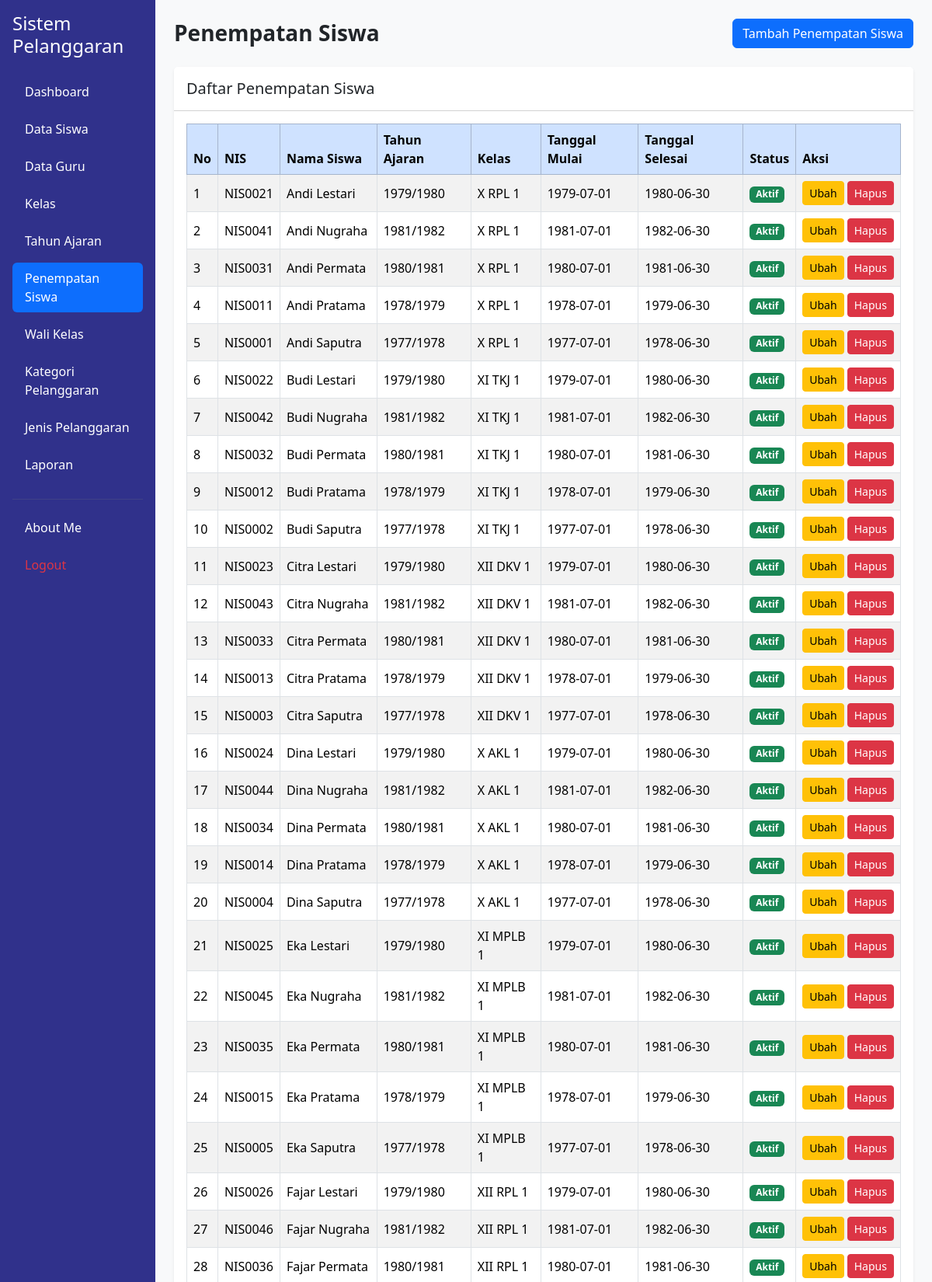
The app's page /penempatan_siswa.php (signed in, upper part) with its own data.
### tables this page shows
CREATE TABLE `t_kelas_siswa` (
  `id` int(11) NOT NULL,
  `siswa_id` int(11) NOT NULL,
  `tahun_ajaran_id` int(11) NOT NULL,
  `kelas_id` int(11) NOT NULL,
  `tanggal_mulai` date NOT NULL,
  `tanggal_selesai` date NOT NULL,
  `status_aktif` tinyint(1) NOT NULL,
  `created_at` timestamp NOT NULL DEFAULT current_timestamp(),
  `updated_at` timestamp NOT NULL DEFAULT current_timestamp()
);

CREATE TABLE `t_siswa` (
  `id` int(11) NOT NULL,
  `nis` varchar(30) NOT NULL,
  `nisn` varchar(20) NOT NULL,
  `nama` varchar(150) NOT NULL,
  `jenis_kelamin` char(1) NOT NULL,
  `tanggal_lahir` date NOT NULL,
  `alamat` text NOT NULL,
  `status_aktif` tinyint(1) NOT NULL,
  `created_at` timestamp NOT NULL DEFAULT current_timestamp(),
  `updated_at` timestamp NOT NULL DEFAULT current_timestamp()
);

CREATE TABLE `t_tahun_ajaran` (
  `id` int(11) NOT NULL,
  `nama` varchar(20) NOT NULL,
  `tanggal_mulai` date NOT NULL,
  `tanggal_selesai` date NOT NULL,
  `status_aktif` tinyint(1) NOT NULL,
  `created_at` timestamp NOT NULL DEFAULT current_timestamp(),
  `updated_at` timestamp NOT NULL DEFAULT current_timestamp()
);

CREATE TABLE `t_kelas` (
  `id` int(11) NOT NULL,
  `nama` varchar(100) NOT NULL,
  `tingkat` varchar(20) NOT NULL,
  `jurusan` varchar(100) NOT NULL,
  `status_aktif` tinyint(1) NOT NULL,
  `created_at` timestamp NOT NULL DEFAULT current_timestamp(),
  `updated_at` timestamp NOT NULL DEFAULT current_timestamp()
);

### penempatan_siswa.php (the view, shortened to what this page needs)
<?php
include "config/koneksi.php";
$role = $_SESSION['role'] ?? '';
$data_edit = null;
?>
<!DOCTYPE html>
<html lang="id">
<head>
    <link
        href="https://cdn.jsdelivr.net/npm/bootstrap@5.3.8/dist/css/bootstrap.min.css"
        rel="stylesheet"
    >
</head>
<body class="bg-light">
<div class="container-fluid">
    <div class="row min-vh-100">
        <div
            class="col-md-3 col-lg-2 min-vh-100 p-3"
            style="background-color: #30318B;"
        >
            <h4 class="text-white mb-4">
                Sistem Pelanggaran
            </h4>
            <ul class="nav nav-pills flex-column">
                <li class="nav-item mb-2">
                    <a href="dashboard.php" class="nav-link text-white">
                        Dashboard
                    </a>
                </li>
                <?php if ($role == 'admin') { ?>
                    <li class="nav-item mb-2">
                        <a href="data_siswa.php" class="nav-link text-white">
                            Data Siswa
                        </a>
                    </li>
                    <li class="nav-item mb-2">
                        <a href="data_guru.php" class="nav-link text-white">
                            Data Guru
                        </a>
                    </li>
                    <li class="nav-item mb-2">
                        <a href="data_kelas.php" class="nav-link text-white">
                            Kelas
                        </a>
                    </li>
                    <li class="nav-item mb-2">
                        <a href="data_tahun_ajaran.php" class="nav-link text-white">
                            Tahun Ajaran
                        </a>
                    </li>
                    <li class="nav-item mb-2">
                        <a
                            href="penempatan_siswa.php"
                            class="nav-link active"
                            aria-current="page"
                        >
                            Penempatan Siswa
                        </a>
                    </li>
                    <li class="nav-item mb-2">
                        <a href="wali_kelas.php" class="nav-link text-white">
                            Wali Kelas
                        </a>
                    </li>
                    <li class="nav-item mb-2">
                        <a href="kategori_pelanggaran.php" class="nav-link text-white">
                            Kategori Pelanggaran
                        </a>
                    </li>
                    <li class="nav-item mb-2">
                        <a href="jenis_pelanggaran.php" class="nav-link text-white">
                            Jenis Pelanggaran
                        </a>
                    </li>
                    <li class="nav-item mb-2">
                        <a href="laporan.php" class="nav-link text-white">
                            Laporan
                        </a>
                    </li>
                <?php } ?>
                <hr class="text-secondary">
                <li class="nav-item mb-2">
                    <a href="about_me.php" class="nav-link text-white">
                        About Me
                    </a>
                </li>
                <li class="nav-item">
                    <a href="logout.php" class="nav-link text-danger">
                        Logout
                    </a>
                </li>
            </ul>
        </div>
        <main class="col-md-9 col-lg-10 p-4" style="min-width: 0;">
            <div class="d-flex justify-content-between
                        align-items-center mb-4">
                <h3 class="fw-bold mb-0">Penempatan Siswa</h3>
                <?php
                if (
                    $role == "admin" &&
                    $data_edit == null &&
                    !isset($_GET['tambah'])
                ) {
                ?>
                    <a
                        href="penempatan_siswa.php?tambah=1"
                        class="btn btn-primary"
                    >
                        Tambah Penempatan Siswa
                    </a>
                <?php } ?>
            </div>
            <div class="card border-0 shadow-sm">
                <div class="card-header bg-white py-3">
                    <h5 class="mb-0">Daftar Penempatan Siswa</h5>
                </div>
                <div class="card-body">
                    <div class="table-responsive">
                        <table class="table table-bordered table-striped align-middle mb-0">
                            <thead class="table-primary">
                                <tr>
                                    <th>No</th>
                                    <th>NIS</th>
                                    <th>Nama Siswa</th>
                                    <th>Tahun Ajaran</th>
                                    <th>Kelas</th>
                                    <th>Tanggal Mulai</th>
                                    <th>Tanggal Selesai</th>
                                    <th>Status</th>
                                    <?php if ($role == "admin") { ?>
                                        <th>Aksi</th>
                                    <?php } ?>
                                </tr>
                            </thead>
                            <tbody>
                                <?php
                                $query_data = mysqli_query($koneksi, "
                                    SELECT
                                        t_kelas_siswa.*,
                                        t_siswa.nis,
                                        t_siswa.nama AS nama_siswa,
                                        t_kelas.nama AS nama_kelas,
                                        t_tahun_ajaran.nama AS nama_tahun
                                    FROM t_kelas_siswa
                                    INNER JOIN t_siswa
                                        ON t_kelas_siswa.siswa_id = t_siswa.id
                                    INNER JOIN t_kelas
                                        ON t_kelas_siswa.kelas_id = t_kelas.id
                                    INNER JOIN t_tahun_ajaran
                                        ON t_kelas_siswa.tahun_ajaran_id = t_tahun_ajaran.id
                                    ORDER BY t_siswa.nama ASC
                                ");
                                $no = 1;
                                if ($query_data) {
                                    while ($row = mysqli_fetch_assoc($query_data)) {
                                ?>
                                    <tr>
                                        <td><?php echo $no++; ?></td>
                                        <td>
                                            <?php echo htmlspecialchars($row['nis']); ?>
                                        </td>
                                        <td>
                                            <?php echo htmlspecialchars($row['nama_siswa']); ?>
                                        </td>
                                        <td>
                                            <?php echo htmlspecialchars($row['nama_tahun']); ?>
                                        </td>
                                        <td>
                                            <?php echo htmlspecialchars($row['nama_kelas']); ?>
                                        </td>
                                        <td>
                                            <?php echo htmlspecialchars($row['tanggal_mulai']); ?>
                                        </td>
                                        <td>
                                            <?php echo htmlspecialchars($row['tanggal_selesai']); ?>
                                        </td>
                                        <td>
                                            <?php if ($row['status_aktif'] == 1) { ?>
                                                <span class="badge text-bg-success">
                                                    Aktif
                                                </span>
                                            <?php } else { ?>
                                                <span class="badge text-bg-secondary">
                                                    Tidak Aktif
                                                </span>
                                            <?php } ?>
                                        </td>
                                        <?php if ($role == "admin") { ?>
                                            <td class="text-nowrap">
                                                <a
                                                    href="penempatan_siswa.php?edit=<?php echo (int)$row['id']; ?>"
                                                    class="btn btn-warning btn-sm"
                                                >
                                                    Ubah
                                                </a>
                                                <a
                                                    href="penempatan_siswa.php?hapus=<?php echo (int)$row['id']; ?>"
                                                    class="btn btn-danger btn-sm"
                                                    onclick="return confirm('Yakin ingin menghapus penempatan siswa ini?')"
                                                >
                                                    Hapus
                                                </a>
                                            </td>
                                        <?php } ?>
                                    </tr>
                                <?php
                                    }
                                }
                                ?>
                            </tbody>
                        </table>
                    </div>
                </div>
            </div>
        </main>
    </div>
</div>
</body>
</html>

### records on screen
t_kelas_siswa: siswa.nis "NIS0021", siswa.nama "Andi Lestari", tahun_ajaran.nama "1979/1980", kelas.nama "X RPL 1", tanggal_mulai "1979-07-01", tanggal_selesai "1980-06-30", status_aktif "Aktif"
t_kelas_siswa: siswa.nis "NIS0041", siswa.nama "Andi Nugraha", tahun_ajaran.nama "1981/1982", kelas.nama "X RPL 1", tanggal_mulai "1981-07-01", tanggal_selesai "1982-06-30", status_aktif "Aktif"
t_kelas_siswa: siswa.nis "NIS0031", siswa.nama "Andi Permata", tahun_ajaran.nama "1980/1981", kelas.nama "X RPL 1", tanggal_mulai "1980-07-01", tanggal_selesai "1981-06-30", status_aktif "Aktif"
t_kelas_siswa: siswa.nis "NIS0011", siswa.nama "Andi Pratama", tahun_ajaran.nama "1978/1979", kelas.nama "X RPL 1", tanggal_mulai "1978-07-01", tanggal_selesai "1979-06-30", status_aktif "Aktif"
t_kelas_siswa: siswa.nis "NIS0001", siswa.nama "Andi Saputra", tahun_ajaran.nama "1977/1978", kelas.nama "X RPL 1", tanggal_mulai "1977-07-01", tanggal_selesai "1978-06-30", status_aktif "Aktif"
t_kelas_siswa: siswa.nis "NIS0022", siswa.nama "Budi Lestari", tahun_ajaran.nama "1979/1980", kelas.nama "XI TKJ 1", tanggal_mulai "1979-07-01", tanggal_selesai "1980-06-30", status_aktif "Aktif"
t_kelas_siswa: siswa.nis "NIS0042", siswa.nama "Budi Nugraha", tahun_ajaran.nama "1981/1982", kelas.nama "XI TKJ 1", tanggal_mulai "1981-07-01", tanggal_selesai "1982-06-30", status_aktif "Aktif"
t_kelas_siswa: siswa.nis "NIS0032", siswa.nama "Budi Permata", tahun_ajaran.nama "1980/1981", kelas.nama "XI TKJ 1", tanggal_mulai "1980-07-01", tanggal_selesai "1981-06-30", status_aktif "Aktif"
t_kelas_siswa: siswa.nis "NIS0012", siswa.nama "Budi Pratama", tahun_ajaran.nama "1978/1979", kelas.nama "XI TKJ 1", tanggal_mulai "1978-07-01", tanggal_selesai "1979-06-30", status_aktif "Aktif"
t_kelas_siswa: siswa.nis "NIS0002", siswa.nama "Budi Saputra", tahun_ajaran.nama "1977/1978", kelas.nama "XI TKJ 1", tanggal_mulai "1977-07-01", tanggal_selesai "1978-06-30", status_aktif "Aktif"
t_kelas_siswa: siswa.nis "NIS0023", siswa.nama "Citra Lestari", tahun_ajaran.nama "1979/1980", kelas.nama "XII DKV 1", tanggal_mulai "1979-07-01", tanggal_selesai "1980-06-30", status_aktif "Aktif"
t_kelas_siswa: siswa.nis "NIS0043", siswa.nama "Citra Nugraha", tahun_ajaran.nama "1981/1982", kelas.nama "XII DKV 1", tanggal_mulai "1981-07-01", tanggal_selesai "1982-06-30", status_aktif "Aktif"
t_kelas_siswa: siswa.nis "NIS0033", siswa.nama "Citra Permata", tahun_ajaran.nama "1980/1981", kelas.nama "XII DKV 1", tanggal_mulai "1980-07-01", tanggal_selesai "1981-06-30", status_aktif "Aktif"
t_kelas_siswa: siswa.nis "NIS0013", siswa.nama "Citra Pratama", tahun_ajaran.nama "1978/1979", kelas.nama "XII DKV 1", tanggal_mulai "1978-07-01", tanggal_selesai "1979-06-30", status_aktif "Aktif"
t_kelas_siswa: siswa.nis "NIS0003", siswa.nama "Citra Saputra", tahun_ajaran.nama "1977/1978", kelas.nama "XII DKV 1", tanggal_mulai "1977-07-01", tanggal_selesai "1978-06-30", status_aktif "Aktif"
t_kelas_siswa: siswa.nis "NIS0024", siswa.nama "Dina Lestari", tahun_ajaran.nama "1979/1980", kelas.nama "X AKL 1", tanggal_mulai "1979-07-01", tanggal_selesai "1980-06-30", status_aktif "Aktif"
t_kelas_siswa: siswa.nis "NIS0044", siswa.nama "Dina Nugraha", tahun_ajaran.nama "1981/1982", kelas.nama "X AKL 1", tanggal_mulai "1981-07-01", tanggal_selesai "1982-06-30", status_aktif "Aktif"
t_kelas_siswa: siswa.nis "NIS0034", siswa.nama "Dina Permata", tahun_ajaran.nama "1980/1981", kelas.nama "X AKL 1", tanggal_mulai "1980-07-01", tanggal_selesai "1981-06-30", status_aktif "Aktif"
t_kelas_siswa: siswa.nis "NIS0014", siswa.nama "Dina Pratama", tahun_ajaran.nama "1978/1979", kelas.nama "X AKL 1", tanggal_mulai "1978-07-01", tanggal_selesai "1979-06-30", status_aktif "Aktif"
t_kelas_siswa: siswa.nis "NIS0004", siswa.nama "Dina Saputra", tahun_ajaran.nama "1977/1978", kelas.nama "X AKL 1", tanggal_mulai "1977-07-01", tanggal_selesai "1978-06-30", status_aktif "Aktif"
t_kelas_siswa: siswa.nis "NIS0025", siswa.nama "Eka Lestari", tahun_ajaran.nama "1979/1980", kelas.nama "XI MPLB 1", tanggal_mulai "1979-07-01", tanggal_selesai "1980-06-30", status_aktif "Aktif"
t_kelas_siswa: siswa.nis "NIS0045", siswa.nama "Eka Nugraha", tahun_ajaran.nama "1981/1982", kelas.nama "XI MPLB 1", tanggal_mulai "1981-07-01", tanggal_selesai "1982-06-30", status_aktif "Aktif"
t_kelas_siswa: siswa.nis "NIS0035", siswa.nama "Eka Permata", tahun_ajaran.nama "1980/1981", kelas.nama "XI MPLB 1", tanggal_mulai "1980-07-01", tanggal_selesai "1981-06-30", status_aktif "Aktif"
t_kelas_siswa: siswa.nis "NIS0015", siswa.nama "Eka Pratama", tahun_ajaran.nama "1978/1979", kelas.nama "XI MPLB 1", tanggal_mulai "1978-07-01", tanggal_selesai "1979-06-30", status_aktif "Aktif"
t_kelas_siswa: siswa.nis "NIS0005", siswa.nama "Eka Saputra", tahun_ajaran.nama "1977/1978", kelas.nama "XI MPLB 1", tanggal_mulai "1977-07-01", tanggal_selesai "1978-06-30", status_aktif "Aktif"
t_kelas_siswa: siswa.nis "NIS0026", siswa.nama "Fajar Lestari", tahun_ajaran.nama "1979/1980", kelas.nama "XII RPL 1", tanggal_mulai "1979-07-01", tanggal_selesai "1980-06-30", status_aktif "Aktif"
t_kelas_siswa: siswa.nis "NIS0046", siswa.nama "Fajar Nugraha", tahun_ajaran.nama "1981/1982", kelas.nama "XII RPL 1", tanggal_mulai "1981-07-01", tanggal_selesai "1982-06-30", status_aktif "Aktif"
t_kelas_siswa: siswa.nis "NIS0036", siswa.nama "Fajar Permata", tahun_ajaran.nama "1980/1981", kelas.nama "XII RPL 1", tanggal_mulai "1980-07-01", tanggal_selesai "1981-06-30", status_aktif "Aktif"
